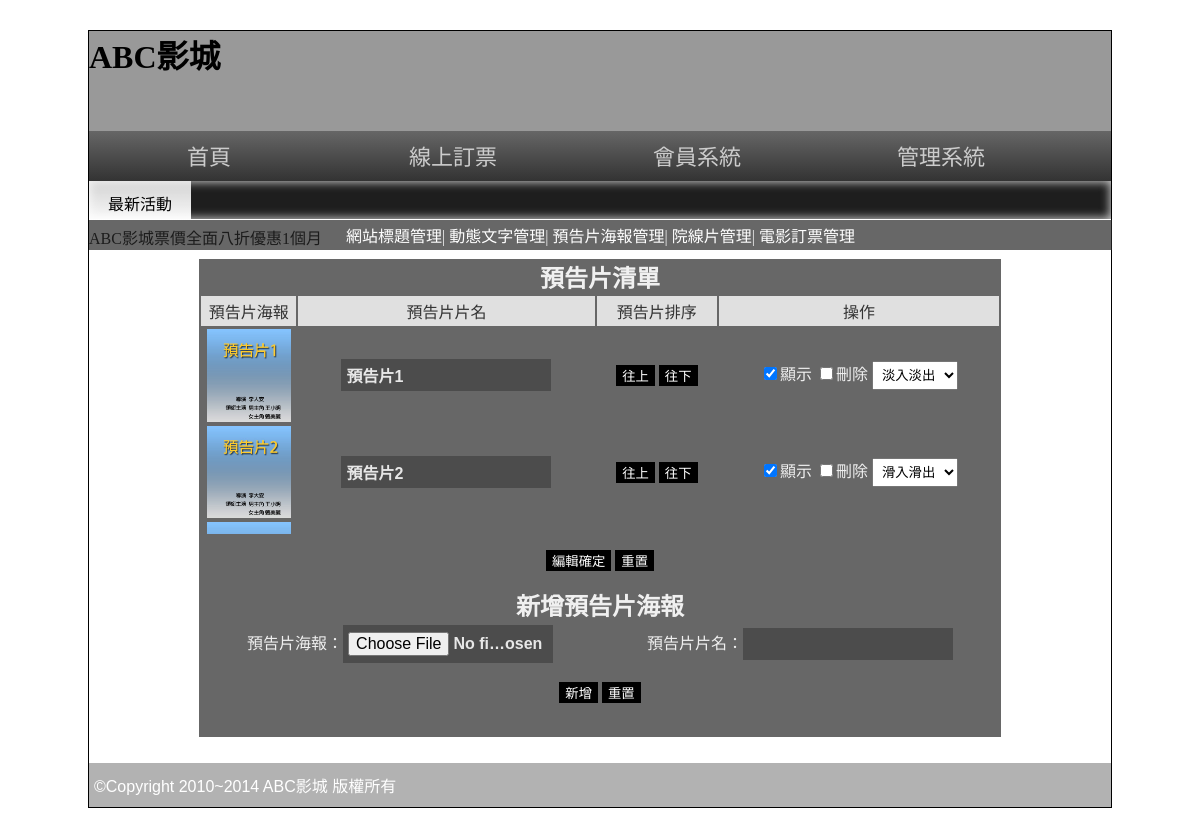
Page /admin.php?do=poster on the committed database.
### tables this page shows
CREATE TABLE `poster` (
  `id` int(10) UNSIGNED NOT NULL,
  `poster` text NOT NULL,
  `name` text NOT NULL,
  `ani` int(1) UNSIGNED NOT NULL DEFAULT 1,
  `rank` int(10) UNSIGNED NOT NULL,
  `sh` int(1) UNSIGNED NOT NULL DEFAULT 1
);

### api/db.php (called while the page is built, shortened)
<?php
class DB{
    protected $dbn="mysql:host=localhost;charset=utf8;dbname=db33";
    protected $pdo;
    protected $table;
    function __construct ($table){
        $this->pdo = new PDO($this->dbn,'root','');
        $this->table =$table;
    }
    function all(...$arg){
        $sql="Select * From `$this->table` ";
        if(!empty($arg[0])){
            if(is_array($arg[0])){
                $tmp=$this->a2s($arg[0]);
                $sql.=" Where ".join(" && ",$tmp);
            } else{
                $sql.=$arg[0];
            }
        }
        return $this->fetch_all($sql);
    }
    protected function fetch_all($sql){
        return $this->pdo->query($sql)->fetchAll(PDO::FETCH_ASSOC);
    }
}
?>

### back/poster.php (the view, shortened to what this page needs)
<h2 class="ct">預告片清單</h2>
<form action="./api/poster_edit.php" method="post">
    <div style="height:240px;overflow:auto">
        <table class="ct" width=100%>
            <tr class="clo">
                <td width=12%>預告片海報</td>
                <td>預告片片名</td>
                <td>預告片排序</td>
                <td>操作</td>
            </tr>
            <?php
                $rows=$$db->all(" Order by `rank`");
                foreach($rows as $idx=>$row):
                    $prev = $idx==0 ? $row['id']: $rows[$idx-1]['id'];
                    $next = $idx>=count($rows)-1 ? $row['id'] : $rows[$idx+1]['id'];
            ?>
            <tr>
                <td><img src="./upload/<?=$row['poster'];?>" alt="" width=90%></td>
                <td><input type="text" name="name[]" value="<?=$row['name'];?>"></td>
                <td>
                    <input type="button" value="往上" onclick="sw(<?=$row['id'];?>,<?=$prev?>)">
                    <input type="button" value="往下" onclick="sw(<?=$row['id'];?>,<?=$next;?>)">
                </td>
                <td>
                    <input type="checkbox" name="sh[]" value="<?=$row['id'];?>" <?=$row['sh']==1?'checked':'';?>>顯示
                    <input type="checkbox" name="del[]" value="<?=$row['id'];?>">刪除
                    <select name="ani[]">
                        <option value="1" <?=$row['ani']==1?'selected':'';?>>淡入淡出</option>
                        <option value="2" <?=$row['ani']==2?'selected':'';?>>滑入滑出</option>
                    </select>
                </td>
            </tr>
            <?php endforeach;?>
        </table>
    </div>
    <p class="ct">
        <input type="submit" value="編輯確定">
        <input type="reset" value="重置">
    </p>
</form>
<h2 class="ct">新增預告片海報</h2>
<form action="./api/poster_add.php" method="post" enctype="multipart/form-data">
    <table class="ct" width=100%>
        <tr>
            <td>預告片海報：<input type="file" name="poster" id="poster"></td>
            <td>預告片片名：<input type="text" name="name"></td>
        </tr>
    </table>
    <p class="ct">
        <input type="submit" value="新增">
        <input type="reset" value="重置">
    </p>
    <p>&nbsp</p>
</form>

### css/css.css (style rules this page uses)
body { background: url(../icon/b.png); font-family: 微軟正黑體; }
select, select option { padding: 5px; }
input[type='text'], input[type='file'], input[type='password'], textarea, .button { width: 200px; font-size: 16px; padding: 7px 5px 7px 5px; background: #4C4C4C; color: #E7E7E7; border: none; font: Open Sans, '微軟正黑體'; font-weight: 600; }
input[type='button'], input[type='submit'], input[type='reset'], button, .button { background: #000; color: #fff; border: none; cursor: pointer; text-decoration: none; }
.ct { text-align: center; }
.clo { background: #E0E0E0; padding: 10px 3px 10px 3px; color: #333; }
.clo td { background: #E0E0E0; padding: 3px; min-width: 30px; min-height: 30px; }
h1, h2, h3, h4, h5, h6 { margin: 0; }

### rows in the picture
poster: poster (picture), name "預告片1", sh "☑", ani "淡入淡出"
poster: poster (picture), name "預告片2", sh "☑", ani "滑入滑出"
poster: poster (picture)
